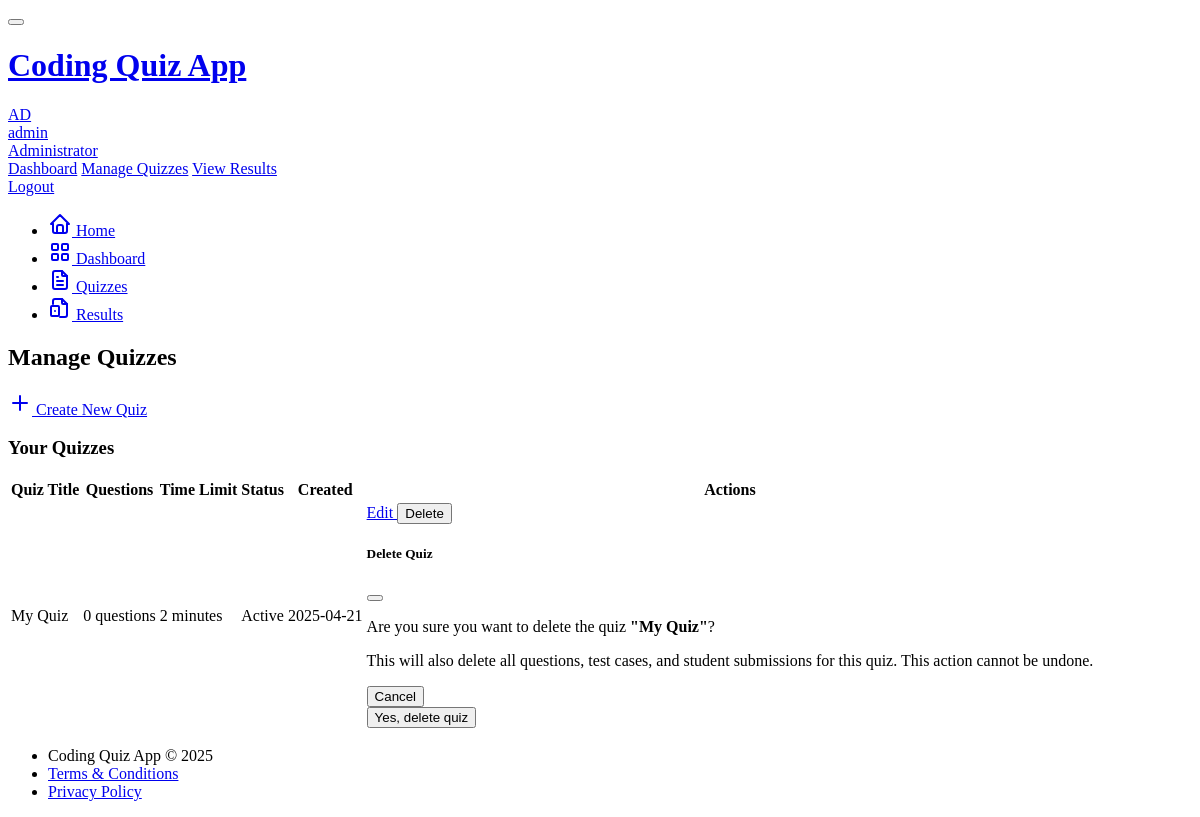
The app's page /admin/quizzes (signed in), older data.
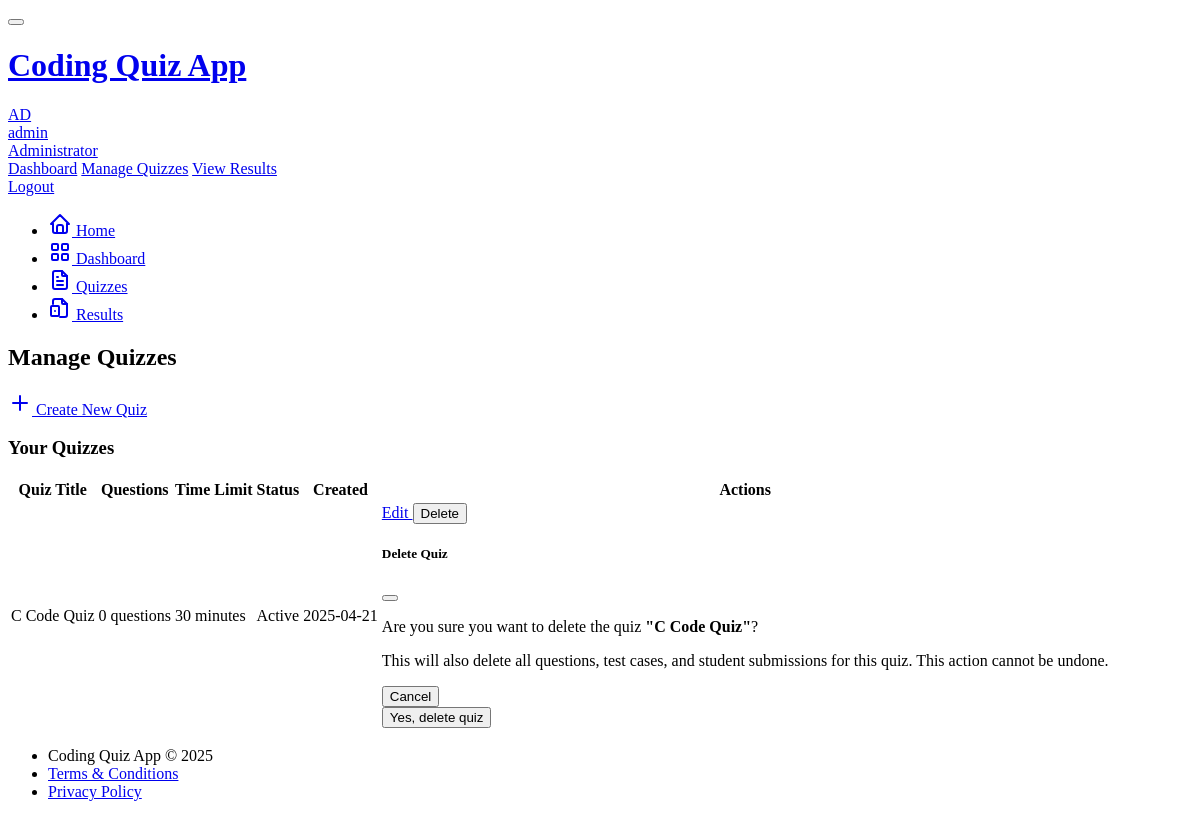
The same page, newer data.
### models.py (models this page shows, shortened)
class Quiz(db.Model):
    id = db.Column(db.Integer, primary_key=True)
    title = db.Column(db.String(100), nullable=False)
    description = db.Column(db.Text)
    is_active = db.Column(db.Boolean, default=True)
    time_limit = db.Column(db.Integer, default=30)  # minutes
    created_at = db.Column(db.DateTime, default=datetime.utcnow)
    updated_at = db.Column(db.DateTime, default=datetime.utcnow, onupdate=datetime.utcnow)
    author_id = db.Column(db.Integer, db.ForeignKey('user.id'))
    questions = db.relationship('Question', backref='quiz', lazy='dynamic', cascade='all, delete-orphan')
    submissions = db.relationship('Submission', backref='quiz', lazy='dynamic')

### app.py (the view)
    @login_required
    def decorated_view(*args, **kwargs):
        if not current_user.is_admin:
            abort(403)
        return func(*args, **kwargs)

### app.py (called while the page is built)
@login_manager.user_loader
def load_user(id):
    return User.query.get(int(id))

def admin_required(func):
    @login_required
    def decorated_view(*args, **kwargs):
        if not current_user.is_admin:
            abort(403)
        return func(*args, **kwargs)
    decorated_view.__name__ = func.__name__
    return decorated_view

@app.route('/admin/quizzes', methods=['GET'])
@admin_required
def admin_quizzes():
    quizzes = Quiz.query.filter_by(author_id=current_user.id).all()
    return render_template('admin/quizzes.html', quizzes=quizzes, title='Manage Quizzes')

### templates/admin/quizzes.html (shortened to what the changed rows need)
{% extends "base.html" %}
{% block page_title %}
Manage Quizzes
{% endblock %}
{% block content %}
<div class="card">
    <div class="card-body">
        {% if quizzes %}
        <div class="table-responsive">
            <table class="table table-vcenter card-table">
                <thead>
                    <tr>
                        <th>Quiz Title</th>
                        <th>Questions</th>
                        <th>Time Limit</th>
                        <th>Status</th>
                        <th>Created</th>
                        <th class="w-1">Actions</th>
                    </tr>
                </thead>
                <tbody>
                    {% for quiz in quizzes %}
                    <tr>
                        <td>{{ quiz.title }}</td>
                        <td>{{ quiz.questions.count() }} questions</td>
                        <td>{{ quiz.time_limit }} minutes</td>
                        <td>
                            {% if quiz.is_active %}
                                <span class="badge bg-success">Active</span>
                            {% else %}
                                <span class="badge bg-secondary">Inactive</span>
                            {% endif %}
                        </td>
                        <td>{{ quiz.created_at.strftime('%Y-%m-%d') }}</td>
                        <td>
                            <div class="btn-list flex-nowrap">
                                <a href="{{ url_for('edit_quiz', quiz_id=quiz.id) }}" class="btn btn-sm btn-primary">
                                    Edit
                                </a>
                                <button type="button" class="btn btn-sm btn-danger"
                                        data-bs-toggle="modal" data-bs-target="#modal-delete-quiz-{{ quiz.id }}">
                                    Delete
                                </button>
                            </div>
                            <div class="modal modal-blur fade" id="modal-delete-quiz-{{ quiz.id }}" tabindex="-1" role="dialog" aria-hidden="true">
                                <div class="modal-dialog modal-dialog-centered" role="document">
                                    <div class="modal-content">
                                        <div class="modal-header">
                                            <h5 class="modal-title">Delete Quiz</h5>
                                            <button type="button" class="btn-close" data-bs-dismiss="modal" aria-label="Close"></button>
                                        </div>
                                        <div class="modal-body">
                                            <p>Are you sure you want to delete the quiz <strong>"{{ quiz.title }}"</strong>?</p>
                                            <p class="text-danger">This will also delete all questions, test cases, and student submissions for this quiz. This action cannot be undone.</p>
                                        </div>
                                        <div class="modal-footer">
                                            <button type="button" class="btn btn-link link-secondary" data-bs-dismiss="modal">
                                                Cancel
                                            </button>
                                            <form action="{{ url_for('delete_quiz', quiz_id=quiz.id) }}" method="post">
                                                <button type="submit" class="btn btn-danger ms-auto">
                                                    Yes, delete quiz
                                                </button>
                                            </form>
                                        </div>
                                    </div>
                                </div>
                            </div>
                        </td>
                    </tr>
                    {% endfor %}
                </tbody>
            </table>
        </div>
        {% endif %}
    </div>
</div>
{% endblock %}

Row changes from the older to the newer data that the page shows:
changed Quiz: title "My Quiz" → "C Code Quiz"; time_limit "2" → "30"
